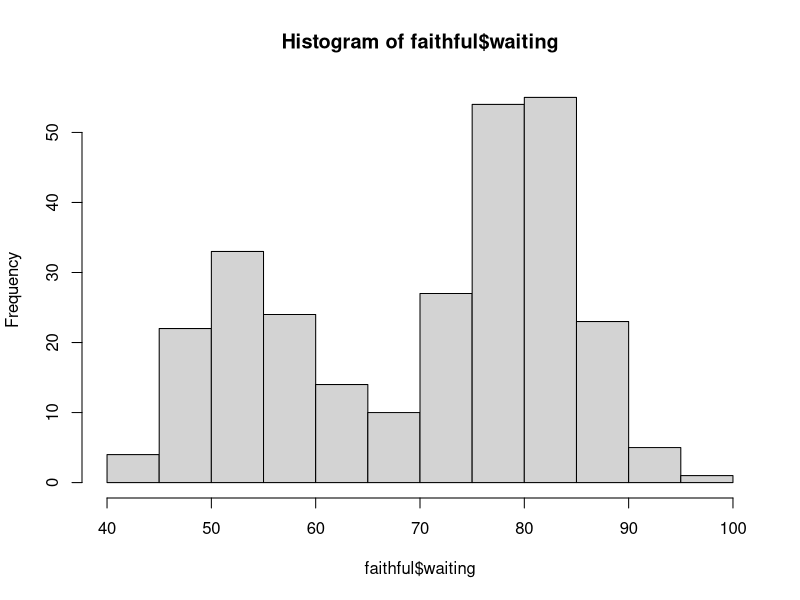
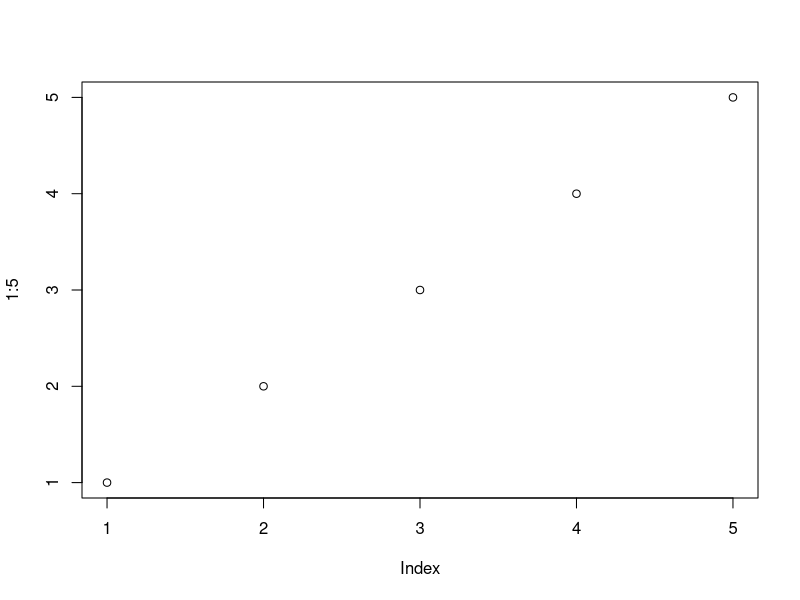

The R source for these figures, in order:
## ---- chunk 1
# library(stuff)

knitr::opts_chunk$set(
  dpi = 200,
  fig.height = 4,
  echo = FALSE
)

# this just has to be here for xaringan to work
options(htmltools.dir.version = FALSE)
## ---- chunk 2
hist(faithful$waiting)
## ---- chunk 3
plot(1:5)
